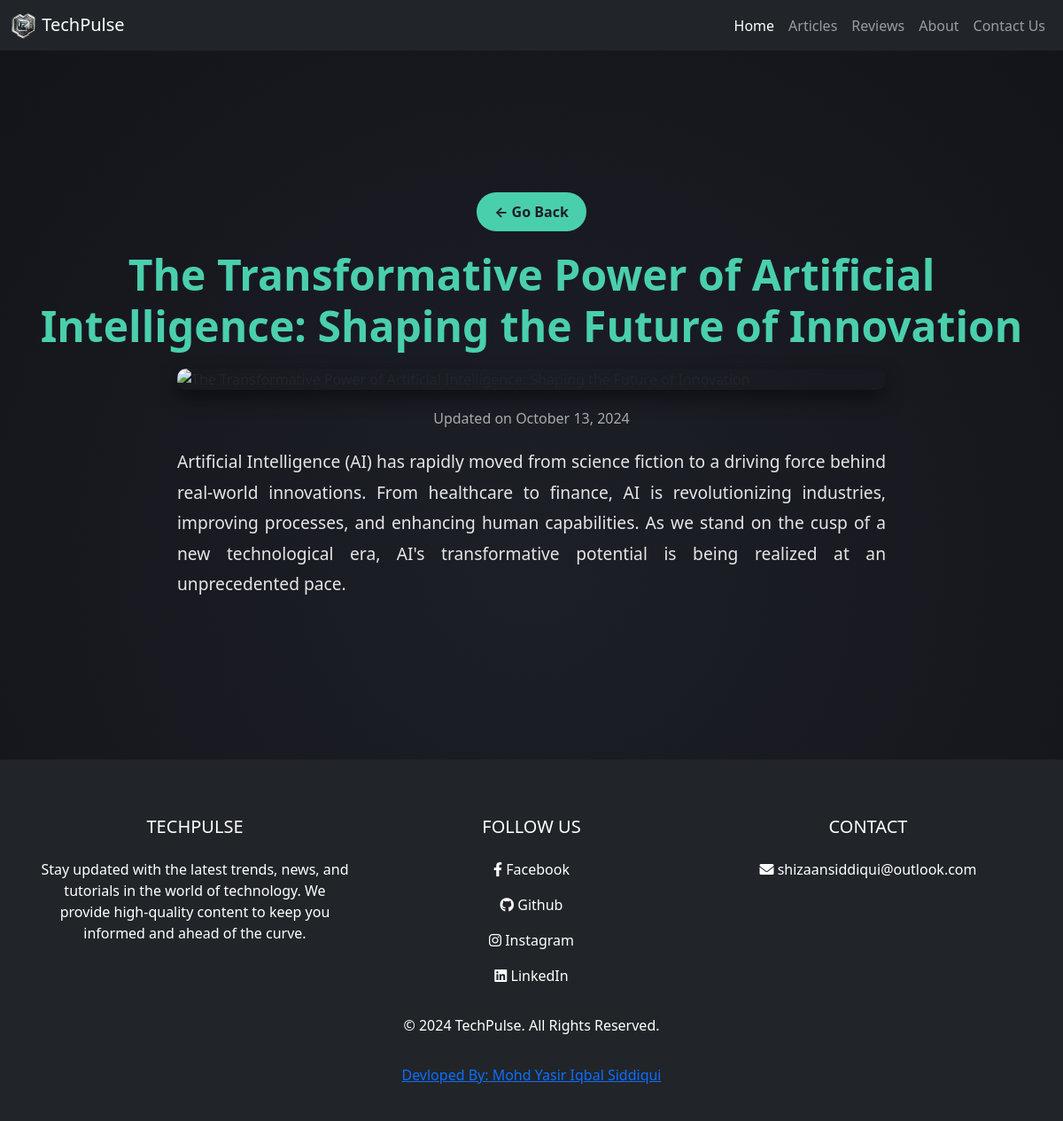
Page /4/ on the committed database.
### user/models.py (models this page shows, shortened)
class blog(models.Model):
    Post_type = [
        ('TECH', 'TECHNOLOGY'),
        ('HTML', 'HTML'),
        ('CODE', 'CODING'),
        ('CSS', 'CSS'),
        ('BTS', 'BOOTSTRAP'),
        ('PYT', 'PYTHON'),
        ('JAVA', 'JAVA'),
        ('JS', 'JAVASCRIPT'),
        ('DJF', 'DJANGO FRAMEWORK'),
    ]
    title = models.CharField(max_length=100)
    post = HTMLField(default='')
    image = CloudinaryField('media/image')
    cate = models.CharField(max_length=5, choices=Post_type, null=True)
    date_added = models.DateTimeField(default=timezone.now)

### user/views.py (the view)
# urls.py: path('<int:pk>/', views.article_detail, name='article_detail'),
def article_detail(request, pk):
    article = get_object_or_404(blog, pk=pk)
    return render(request, 'articles_details.html', {'article': article})

### templates/articles_details.html (shortened to what this page needs)
{% extends 'base.html' %}
    {% block content %}
    <link href="https://stackpath.bootstrapcdn.com/bootstrap/5.3.0/css/bootstrap.min.css" rel="stylesheet">
</head>
<body>
    <div class="full-screen-article">
        <a href="javascript:history.back()" class="back-button">← Go Back</a>
        <h1 class="article-title">{{ article.title }}</h1>
        {% if article.image %}
        <img src="{{ article.image.url }}" alt="{{ article.title }}" class="article-image">
        {% endif %}
        <p class="article-meta">Updated on {{ article.date_added|date:"F j, Y" }}</p>
        <div class="article-content">
            {{ article.post|safe }}
        </div>
    </div>
    {% endblock %}

### templates/articles_details.html (style rules this page uses)
body, html { height: 100%; margin: 0; padding: 0; background: radial-gradient(circle, #1d1f27, #131419); color: #d9d9d9; font-family: 'Arial', sans-serif; }
.full-screen-article { padding: 20px; display: flex; flex-direction: column; justify-content: center; align-items: center; min-height: 100vh; text-align: left; }
.article-title { font-size: 3rem; font-weight: bold; color: #4acfac; margin-bottom: 20px; text-align: center; }
.article-image { width: 100%; max-width: 800px; max-height: 400px; object-fit: cover; border-radius: 10px; margin-bottom: 20px; box-shadow: 0 8px 20px rgba(0, 0, 0, 0.5); }
.article-meta { font-size: 1rem; color: #aaaaaa; margin-bottom: 20px; text-align: center; }
.article-content { font-size: 1.2rem; line-height: 1.8; max-width: 800px; color: #e6e6e6; text-align: justify; margin-bottom: 20px; word-wrap: break-word; }
.back-button { display: inline-block; background-color: #4acfac; color: #1d1f27; padding: 10px 20px; border-radius: 30px; font-size: 1rem; font-weight: bold; text-decoration: none; transition: all 0.3s ease-in-out; margin-bottom: 20px; }

### rows in the picture
blog: title "The Transformative Power of Artificial Intelligence: Shaping the Future of Innovation", date_added "October 13, 2024", post "Artificial Intelligence (AI) has rapidly moved from science fiction to a driving force behind real-world innovations. From healthcare to finance, AI is revolutionizing industries, improving processes, and enhancing human capabilities. As we stand on the cusp of a new technological era, AI's transformative potential is being realized at an unprecedented pace."
